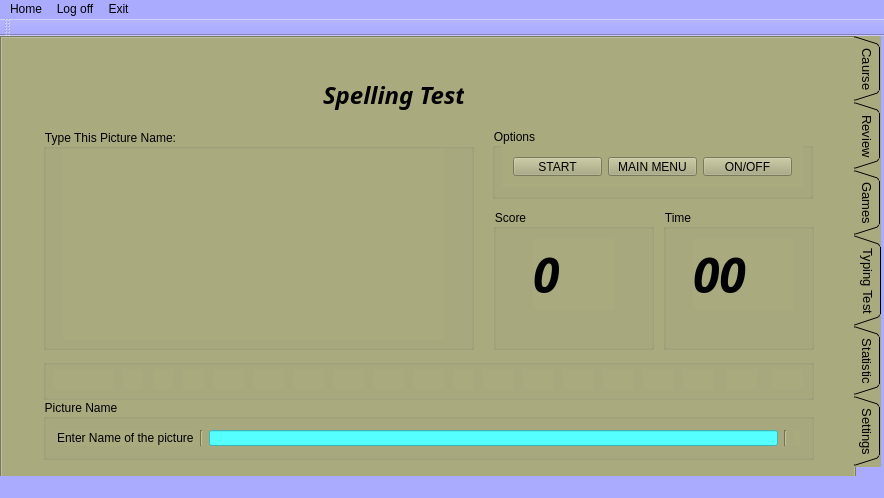
<?xml version="1.0" encoding="UTF-8"?>
<ui version="4.0">
 <class>MainWindow</class>
 <widget class="QMainWindow" name="MainWindow">
  <property name="geometry">
   <rect>
    <x>0</x>
    <y>0</y>
    <width>884</width>
    <height>498</height>
   </rect>
  </property>
  <property name="maximumSize">
   <size>
    <width>884</width>
    <height>498</height>
   </size>
  </property>
  <property name="windowTitle">
   <string>MainWindow</string>
  </property>
  <property name="styleSheet">
   <string notr="true">background-color: rgb(170, 170, 255);</string>
  </property>
  <widget class="QWidget" name="centralWidget">
   <property name="maximumSize">
    <size>
     <width>884</width>
     <height>445</height>
    </size>
   </property>
   <property name="styleSheet">
    <string notr="true">background-color: rgb(255, 170, 255);
background-color: rgb(170, 170, 255);</string>
   </property>
   <widget class="QTabWidget" name="tabWidget">
    <property name="geometry">
     <rect>
      <x>0</x>
      <y>0</y>
      <width>881</width>
      <height>451</height>
     </rect>
    </property>
    <property name="font">
     <font>
      <pointsize>10</pointsize>
     </font>
    </property>
    <property name="focusPolicy">
     <enum>Qt::TabFocus</enum>
    </property>
    <property name="layoutDirection">
     <enum>Qt::LeftToRight</enum>
    </property>
    <property name="autoFillBackground">
     <bool>false</bool>
    </property>
    <property name="styleSheet">
     <string notr="true">background-color: rgb(170, 170, 127);
background-color: rgb(170, 170, 127);</string>
    </property>
    <property name="tabPosition">
     <enum>QTabWidget::East</enum>
    </property>
    <property name="tabShape">
     <enum>QTabWidget::Triangular</enum>
    </property>
    <property name="currentIndex">
     <number>3</number>
    </property>
    <property name="documentMode">
     <bool>false</bool>
    </property>
    <property name="tabBarAutoHide">
     <bool>false</bool>
    </property>
    <widget class="QWidget" name="tab">
     <attribute name="title">
      <string>Caurse</string>
     </attribute>
     <widget class="QWidget" name="widget" native="true">
      <property name="geometry">
       <rect>
        <x>-1</x>
        <y>-1</y>
        <width>841</width>
        <height>441</height>
       </rect>
      </property>
      <property name="styleSheet">
       <string notr="true">background-color: rgb(170, 170, 255);
background-color: rgb(170, 170, 127);</string>
      </property>
      <widget class="QPushButton" name="pushButton">
       <property name="geometry">
        <rect>
         <x>40</x>
         <y>370</y>
         <width>131</width>
         <height>31</height>
        </rect>
       </property>
       <property name="text">
        <string>Cancel</string>
       </property>
      </widget>
      <widget class="QPushButton" name="pushButton_2">
       <property name="geometry">
        <rect>
         <x>674</x>
         <y>370</y>
         <width>131</width>
         <height>31</height>
        </rect>
       </property>
       <property name="text">
        <string>Continue</string>
       </property>
      </widget>
      <widget class="QGroupBox" name="groupBox">
       <property name="geometry">
        <rect>
         <x>50</x>
         <y>90</y>
         <width>381</width>
         <height>241</height>
        </rect>
       </property>
       <property name="title">
        <string>GroupBox</string>
       </property>
       <widget class="QComboBox" name="comboBox">
        <property name="geometry">
         <rect>
          <x>20</x>
          <y>210</y>
          <width>331</width>
          <height>21</height>
         </rect>
        </property>
       </widget>
      </widget>
      <widget class="QLabel" name="label">
       <property name="geometry">
        <rect>
         <x>310</x>
         <y>20</y>
         <width>241</width>
         <height>51</height>
        </rect>
       </property>
       <property name="font">
        <font>
         <family>Book Antiqua</family>
         <pointsize>18</pointsize>
         <weight>75</weight>
         <italic>true</italic>
         <bold>true</bold>
        </font>
       </property>
       <property name="text">
        <string>The Caurse</string>
       </property>
      </widget>
      <widget class="QDateTimeEdit" name="dateTimeEdit">
       <property name="geometry">
        <rect>
         <x>30</x>
         <y>10</y>
         <width>131</width>
         <height>21</height>
        </rect>
       </property>
      </widget>
      <widget class="QPushButton" name="pushButton_3">
       <property name="geometry">
        <rect>
         <x>680</x>
         <y>10</y>
         <width>141</width>
         <height>31</height>
        </rect>
       </property>
       <property name="text">
        <string>Change Causre</string>
       </property>
      </widget>
     </widget>
    </widget>
    <widget class="QWidget" name="tab_2">
     <attribute name="title">
      <string>Review</string>
     </attribute>
     <widget class="QWidget" name="widget_2" native="true">
      <property name="geometry">
       <rect>
        <x>-1</x>
        <y>-1</y>
        <width>841</width>
        <height>441</height>
       </rect>
      </property>
      <widget class="QLabel" name="label_2">
       <property name="geometry">
        <rect>
         <x>310</x>
         <y>30</y>
         <width>241</width>
         <height>51</height>
        </rect>
       </property>
       <property name="font">
        <font>
         <family>Book Antiqua</family>
         <pointsize>18</pointsize>
         <weight>75</weight>
         <italic>true</italic>
         <bold>true</bold>
        </font>
       </property>
       <property name="text">
        <string>Review</string>
       </property>
      </widget>
      <widget class="QGroupBox" name="groupBox_2">
       <property name="geometry">
        <rect>
         <x>20</x>
         <y>100</y>
         <width>781</width>
         <height>321</height>
        </rect>
       </property>
       <property name="title">
        <string>GroupBox</string>
       </property>
       <widget class="QWidget" name="widget_7" native="true">
        <property name="geometry">
         <rect>
          <x>30</x>
          <y>90</y>
          <width>321</width>
          <height>201</height>
         </rect>
        </property>
       </widget>
       <widget class="QTableWidget" name="tableWidget">
        <property name="geometry">
         <rect>
          <x>410</x>
          <y>90</y>
          <width>331</width>
          <height>201</height>
         </rect>
        </property>
       </widget>
      </widget>
     </widget>
    </widget>
    <widget class="QWidget" name="tab_4">
     <attribute name="title">
      <string>Games</string>
     </attribute>
     <widget class="QWidget" name="widget_4" native="true">
      <property name="geometry">
       <rect>
        <x>0</x>
        <y>0</y>
        <width>841</width>
        <height>441</height>
       </rect>
      </property>
      <widget class="QLabel" name="label_4">
       <property name="geometry">
        <rect>
         <x>350</x>
         <y>30</y>
         <width>151</width>
         <height>51</height>
        </rect>
       </property>
       <property name="font">
        <font>
         <family>Book Antiqua</family>
         <pointsize>18</pointsize>
         <weight>75</weight>
         <italic>true</italic>
         <bold>true</bold>
        </font>
       </property>
       <property name="text">
        <string>Games</string>
       </property>
      </widget>
      <widget class="QGroupBox" name="groupBox_4">
       <property name="geometry">
        <rect>
         <x>60</x>
         <y>80</y>
         <width>701</width>
         <height>331</height>
        </rect>
       </property>
       <property name="title">
        <string>Select Game</string>
       </property>
       <property name="flat">
        <bool>false</bool>
       </property>
       <property name="checkable">
        <bool>false</bool>
       </property>
       <widget class="Line" name="line">
        <property name="geometry">
         <rect>
          <x>213</x>
          <y>10</y>
          <width>16</width>
          <height>311</height>
         </rect>
        </property>
        <property name="orientation">
         <enum>Qt::Vertical</enum>
        </property>
       </widget>
       <widget class="Line" name="line_2">
        <property name="geometry">
         <rect>
          <x>460</x>
          <y>10</y>
          <width>16</width>
          <height>311</height>
         </rect>
        </property>
        <property name="orientation">
         <enum>Qt::Vertical</enum>
        </property>
       </widget>
       <widget class="QPushButton" name="pushButton_4">
        <property name="geometry">
         <rect>
          <x>60</x>
          <y>290</y>
          <width>75</width>
          <height>23</height>
         </rect>
        </property>
        <property name="text">
         <string>PushButton</string>
        </property>
       </widget>
       <widget class="QPushButton" name="pushButton_8">
        <property name="geometry">
         <rect>
          <x>310</x>
          <y>290</y>
          <width>75</width>
          <height>23</height>
         </rect>
        </property>
        <property name="text">
         <string>PushButton</string>
        </property>
       </widget>
       <widget class="QPushButton" name="pushButton_9">
        <property name="geometry">
         <rect>
          <x>550</x>
          <y>290</y>
          <width>75</width>
          <height>23</height>
         </rect>
        </property>
        <property name="text">
         <string>PushButton</string>
        </property>
       </widget>
      </widget>
     </widget>
    </widget>
    <widget class="QWidget" name="tab_3">
     <attribute name="title">
      <string>Typing Test</string>
     </attribute>
     <layout class="QGridLayout" name="gridLayout">
      <item row="0" column="0">
       <widget class="QWidget" name="widget_3" native="true">
        <property name="styleSheet">
         <string notr="true">background-color: rgb(170, 170, 255);
background-color: rgb(170, 170, 127);</string>
        </property>
        <widget class="QLabel" name="label_7">
         <property name="geometry">
          <rect>
           <x>310</x>
           <y>20</y>
           <width>141</width>
           <height>51</height>
          </rect>
         </property>
         <property name="font">
          <font>
           <family>Book Antiqua</family>
           <pointsize>18</pointsize>
           <weight>75</weight>
           <italic>true</italic>
           <bold>true</bold>
          </font>
         </property>
         <property name="text">
          <string>Spelling Test</string>
         </property>
        </widget>
        <widget class="QGroupBox" name="groupBox_3">
         <property name="geometry">
          <rect>
           <x>30</x>
           <y>80</y>
           <width>431</width>
           <height>221</height>
          </rect>
         </property>
         <property name="title">
          <string>Type This Picture Name:</string>
         </property>
         <widget class="QLabel" name="label_pic">
          <property name="geometry">
           <rect>
            <x>20</x>
            <y>20</y>
            <width>381</width>
            <height>191</height>
           </rect>
          </property>
          <property name="text">
           <string/>
          </property>
          <property name="pixmap">
           <pixmap>PictureWord/logo.png</pixmap>
          </property>
          <property name="scaledContents">
           <bool>true</bool>
          </property>
         </widget>
        </widget>
        <widget class="QGroupBox" name="groupBox_5">
         <property name="geometry">
          <rect>
           <x>30</x>
           <y>350</y>
           <width>771</width>
           <height>61</height>
          </rect>
         </property>
         <property name="title">
          <string>Picture Name</string>
         </property>
         <layout class="QHBoxLayout" name="horizontalLayout_3">
          <item>
           <layout class="QHBoxLayout" name="horizontalLayout">
            <item>
             <widget class="QLabel" name="label_8">
              <property name="frameShape">
               <enum>QFrame::NoFrame</enum>
              </property>
              <property name="text">
               <string>Enter Name of the picture</string>
              </property>
             </widget>
            </item>
           </layout>
          </item>
          <item>
           <widget class="Line" name="line_4">
            <property name="orientation">
             <enum>Qt::Vertical</enum>
            </property>
           </widget>
          </item>
          <item>
           <widget class="QLineEdit" name="lineEdit">
            <property name="layoutDirection">
             <enum>Qt::LeftToRight</enum>
            </property>
            <property name="styleSheet">
             <string notr="true">background-color: rgb(85, 255, 255);</string>
            </property>
           </widget>
          </item>
          <item>
           <widget class="Line" name="line_3">
            <property name="orientation">
             <enum>Qt::Vertical</enum>
            </property>
           </widget>
          </item>
          <item>
           <widget class="QLabel" name="label_9">
            <property name="text">
             <string/>
            </property>
           </widget>
          </item>
         </layout>
         <zorder>lineEdit</zorder>
         <zorder>label_9</zorder>
         <zorder>line_3</zorder>
         <zorder>line_4</zorder>
        </widget>
        <widget class="QGroupBox" name="groupBox_6">
         <property name="geometry">
          <rect>
           <x>479</x>
           <y>79</y>
           <width>321</width>
           <height>71</height>
          </rect>
         </property>
         <property name="title">
          <string>Options</string>
         </property>
         <widget class="QWidget" name="widget_8" native="true">
          <property name="geometry">
           <rect>
            <x>10</x>
            <y>18</y>
            <width>301</width>
            <height>41</height>
           </rect>
          </property>
          <layout class="QHBoxLayout" name="horizontalLayout_4">
           <item>
            <widget class="QPushButton" name="pushButton_5">
             <property name="text">
              <string>START</string>
             </property>
            </widget>
           </item>
           <item>
            <widget class="QPushButton" name="pushButton_6">
             <property name="text">
              <string>MAIN MENU</string>
             </property>
            </widget>
           </item>
           <item>
            <widget class="QPushButton" name="pushButton_7">
             <property name="text">
              <string>ON/OFF</string>
             </property>
            </widget>
           </item>
          </layout>
         </widget>
        </widget>
        <widget class="QGroupBox" name="groupBox_7">
         <property name="geometry">
          <rect>
           <x>480</x>
           <y>160</y>
           <width>161</width>
           <height>141</height>
          </rect>
         </property>
         <property name="title">
          <string>Score</string>
         </property>
         <widget class="QLabel" name="label_3">
          <property name="geometry">
           <rect>
            <x>40</x>
            <y>30</y>
            <width>81</width>
            <height>71</height>
           </rect>
          </property>
          <property name="font">
           <font>
            <family>Roman</family>
            <pointsize>36</pointsize>
            <weight>75</weight>
            <italic>true</italic>
            <bold>true</bold>
           </font>
          </property>
          <property name="text">
           <string>0</string>
          </property>
         </widget>
        </widget>
        <widget class="QGroupBox" name="groupBox_8">
         <property name="geometry">
          <rect>
           <x>650</x>
           <y>160</y>
           <width>151</width>
           <height>141</height>
          </rect>
         </property>
         <property name="title">
          <string>Time</string>
         </property>
         <widget class="QLabel" name="label_timer">
          <property name="geometry">
           <rect>
            <x>30</x>
            <y>30</y>
            <width>101</width>
            <height>71</height>
           </rect>
          </property>
          <property name="font">
           <font>
            <family>Roman</family>
            <pointsize>36</pointsize>
            <weight>75</weight>
            <italic>true</italic>
            <bold>true</bold>
           </font>
          </property>
          <property name="frameShadow">
           <enum>QFrame::Raised</enum>
          </property>
          <property name="text">
           <string>00</string>
          </property>
          <property name="scaledContents">
           <bool>true</bool>
          </property>
         </widget>
        </widget>
        <widget class="QLabel" name="label_10">
         <property name="geometry">
          <rect>
           <x>340</x>
           <y>310</y>
           <width>141</width>
           <height>21</height>
          </rect>
         </property>
         <property name="text">
          <string/>
         </property>
        </widget>
        <widget class="QGroupBox" name="groupBox_9">
         <property name="geometry">
          <rect>
           <x>30</x>
           <y>310</y>
           <width>771</width>
           <height>41</height>
          </rect>
         </property>
         <property name="title">
          <string/>
         </property>
         <widget class="QLabel" name="chck_a">
          <property name="geometry">
           <rect>
            <x>10</x>
            <y>10</y>
            <width>20</width>
            <height>21</height>
           </rect>
          </property>
          <property name="text">
           <string/>
          </property>
         </widget>
         <widget class="QLabel" name="chck_b">
          <property name="geometry">
           <rect>
            <x>30</x>
            <y>10</y>
            <width>20</width>
            <height>21</height>
           </rect>
          </property>
          <property name="text">
           <string/>
          </property>
         </widget>
         <widget class="QLabel" name="chck_c">
          <property name="geometry">
           <rect>
            <x>50</x>
            <y>10</y>
            <width>20</width>
            <height>21</height>
           </rect>
          </property>
          <property name="text">
           <string/>
          </property>
         </widget>
         <widget class="QLabel" name="chck_d">
          <property name="geometry">
           <rect>
            <x>80</x>
            <y>10</y>
            <width>20</width>
            <height>21</height>
           </rect>
          </property>
          <property name="text">
           <string/>
          </property>
         </widget>
         <widget class="QLabel" name="chck_g">
          <property name="geometry">
           <rect>
            <x>210</x>
            <y>10</y>
            <width>31</width>
            <height>21</height>
           </rect>
          </property>
          <property name="text">
           <string/>
          </property>
         </widget>
         <widget class="QLabel" name="chck_h">
          <property name="geometry">
           <rect>
            <x>140</x>
            <y>10</y>
            <width>21</width>
            <height>21</height>
           </rect>
          </property>
          <property name="text">
           <string/>
          </property>
         </widget>
         <widget class="QLabel" name="chck_i">
          <property name="geometry">
           <rect>
            <x>170</x>
            <y>10</y>
            <width>31</width>
            <height>21</height>
           </rect>
          </property>
          <property name="text">
           <string/>
          </property>
         </widget>
         <widget class="QLabel" name="chck_e">
          <property name="geometry">
           <rect>
            <x>110</x>
            <y>10</y>
            <width>20</width>
            <height>21</height>
           </rect>
          </property>
          <property name="text">
           <string/>
          </property>
         </widget>
         <widget class="QLabel" name="chck_k">
          <property name="geometry">
           <rect>
            <x>290</x>
            <y>10</y>
            <width>31</width>
            <height>21</height>
           </rect>
          </property>
          <property name="text">
           <string/>
          </property>
         </widget>
         <widget class="QLabel" name="chck_l">
          <property name="geometry">
           <rect>
            <x>330</x>
            <y>10</y>
            <width>31</width>
            <height>21</height>
           </rect>
          </property>
          <property name="text">
           <string/>
          </property>
         </widget>
         <widget class="QLabel" name="chck_m">
          <property name="geometry">
           <rect>
            <x>370</x>
            <y>10</y>
            <width>31</width>
            <height>21</height>
           </rect>
          </property>
          <property name="text">
           <string/>
          </property>
         </widget>
         <widget class="QLabel" name="chck_j">
          <property name="geometry">
           <rect>
            <x>250</x>
            <y>10</y>
            <width>31</width>
            <height>21</height>
           </rect>
          </property>
          <property name="text">
           <string/>
          </property>
         </widget>
         <widget class="QLabel" name="chck_n">
          <property name="geometry">
           <rect>
            <x>410</x>
            <y>10</y>
            <width>21</width>
            <height>21</height>
           </rect>
          </property>
          <property name="text">
           <string/>
          </property>
         </widget>
         <widget class="QLabel" name="chck_o">
          <property name="geometry">
           <rect>
            <x>440</x>
            <y>10</y>
            <width>31</width>
            <height>21</height>
           </rect>
          </property>
          <property name="text">
           <string/>
          </property>
         </widget>
         <widget class="QLabel" name="chck_p">
          <property name="geometry">
           <rect>
            <x>480</x>
            <y>10</y>
            <width>31</width>
            <height>21</height>
           </rect>
          </property>
          <property name="text">
           <string/>
          </property>
         </widget>
         <widget class="QLabel" name="chck_q">
          <property name="geometry">
           <rect>
            <x>520</x>
            <y>10</y>
            <width>31</width>
            <height>21</height>
           </rect>
          </property>
          <property name="text">
           <string/>
          </property>
         </widget>
         <widget class="QLabel" name="chck_r">
          <property name="geometry">
           <rect>
            <x>560</x>
            <y>10</y>
            <width>31</width>
            <height>21</height>
           </rect>
          </property>
          <property name="text">
           <string/>
          </property>
         </widget>
         <widget class="QLabel" name="chck_s">
          <property name="geometry">
           <rect>
            <x>600</x>
            <y>10</y>
            <width>31</width>
            <height>21</height>
           </rect>
          </property>
          <property name="text">
           <string/>
          </property>
         </widget>
         <widget class="QLabel" name="chck_t">
          <property name="geometry">
           <rect>
            <x>640</x>
            <y>10</y>
            <width>31</width>
            <height>21</height>
           </rect>
          </property>
          <property name="text">
           <string/>
          </property>
         </widget>
         <widget class="QLabel" name="chck_u">
          <property name="geometry">
           <rect>
            <x>683</x>
            <y>10</y>
            <width>31</width>
            <height>21</height>
           </rect>
          </property>
          <property name="text">
           <string/>
          </property>
         </widget>
         <widget class="QLabel" name="chck_v">
          <property name="geometry">
           <rect>
            <x>729</x>
            <y>10</y>
            <width>31</width>
            <height>20</height>
           </rect>
          </property>
          <property name="text">
           <string/>
          </property>
         </widget>
        </widget>
        <widget class="QLabel" name="label_11">
         <property name="geometry">
          <rect>
           <x>40</x>
           <y>50</y>
           <width>101</width>
           <height>20</height>
          </rect>
         </property>
         <property name="text">
          <string/>
         </property>
        </widget>
       </widget>
      </item>
     </layout>
    </widget>
    <widget class="QWidget" name="tab_5">
     <attribute name="title">
      <string>Statistic</string>
     </attribute>
     <widget class="QWidget" name="widget_5" native="true">
      <property name="geometry">
       <rect>
        <x>0</x>
        <y>0</y>
        <width>851</width>
        <height>441</height>
       </rect>
      </property>
      <widget class="QLabel" name="label_5">
       <property name="geometry">
        <rect>
         <x>340</x>
         <y>20</y>
         <width>141</width>
         <height>51</height>
        </rect>
       </property>
       <property name="font">
        <font>
         <family>Book Antiqua</family>
         <pointsize>18</pointsize>
         <weight>75</weight>
         <italic>true</italic>
         <bold>true</bold>
        </font>
       </property>
       <property name="text">
        <string>Statistics</string>
       </property>
      </widget>
      <widget class="QTabWidget" name="tabWidget_2">
       <property name="geometry">
        <rect>
         <x>20</x>
         <y>70</y>
         <width>831</width>
         <height>361</height>
        </rect>
       </property>
       <property name="autoFillBackground">
        <bool>false</bool>
       </property>
       <property name="tabShape">
        <enum>QTabWidget::Triangular</enum>
       </property>
       <property name="currentIndex">
        <number>0</number>
       </property>
       <widget class="QWidget" name="tab_7">
        <attribute name="title">
         <string>My Statictic</string>
        </attribute>
        <widget class="QWidget" name="widget_9" native="true">
         <property name="geometry">
          <rect>
           <x>0</x>
           <y>0</y>
           <width>821</width>
           <height>341</height>
          </rect>
         </property>
        </widget>
       </widget>
       <widget class="QWidget" name="tab_8">
        <attribute name="title">
         <string>Overall Statistic</string>
        </attribute>
        <widget class="QWidget" name="widget_10" native="true">
         <property name="geometry">
          <rect>
           <x>0</x>
           <y>0</y>
           <width>821</width>
           <height>331</height>
          </rect>
         </property>
        </widget>
       </widget>
      </widget>
     </widget>
    </widget>
    <widget class="QWidget" name="tab_6">
     <attribute name="title">
      <string>Settings</string>
     </attribute>
     <widget class="QWidget" name="widget_6" native="true">
      <property name="geometry">
       <rect>
        <x>0</x>
        <y>20</y>
        <width>841</width>
        <height>431</height>
       </rect>
      </property>
      <widget class="QCalendarWidget" name="calendarWidget_5">
       <property name="geometry">
        <rect>
         <x>160</x>
         <y>130</y>
         <width>381</width>
         <height>183</height>
        </rect>
       </property>
      </widget>
      <widget class="QLabel" name="label_6">
       <property name="geometry">
        <rect>
         <x>300</x>
         <y>50</y>
         <width>241</width>
         <height>51</height>
        </rect>
       </property>
       <property name="font">
        <font>
         <family>Book Antiqua</family>
         <pointsize>18</pointsize>
         <weight>75</weight>
         <italic>true</italic>
         <bold>true</bold>
        </font>
       </property>
       <property name="text">
        <string>Settings</string>
       </property>
      </widget>
     </widget>
    </widget>
   </widget>
  </widget>
  <widget class="QMenuBar" name="menuBar">
   <property name="geometry">
    <rect>
     <x>0</x>
     <y>0</y>
     <width>884</width>
     <height>21</height>
    </rect>
   </property>
   <widget class="QMenu" name="menuHome">
    <property name="title">
     <string>Home</string>
    </property>
   </widget>
   <widget class="QMenu" name="menuLog_off">
    <property name="title">
     <string>Log off</string>
    </property>
   </widget>
   <widget class="QMenu" name="menuExit">
    <property name="title">
     <string>Exit</string>
    </property>
   </widget>
   <addaction name="menuHome"/>
   <addaction name="menuLog_off"/>
   <addaction name="menuExit"/>
  </widget>
  <widget class="QToolBar" name="mainToolBar">
   <attribute name="toolBarArea">
    <enum>TopToolBarArea</enum>
   </attribute>
   <attribute name="toolBarBreak">
    <bool>false</bool>
   </attribute>
  </widget>
  <widget class="QStatusBar" name="statusBar"/>
 </widget>
 <layoutdefault spacing="6" margin="11"/>
 <resources/>
 <connections/>
</ui>
